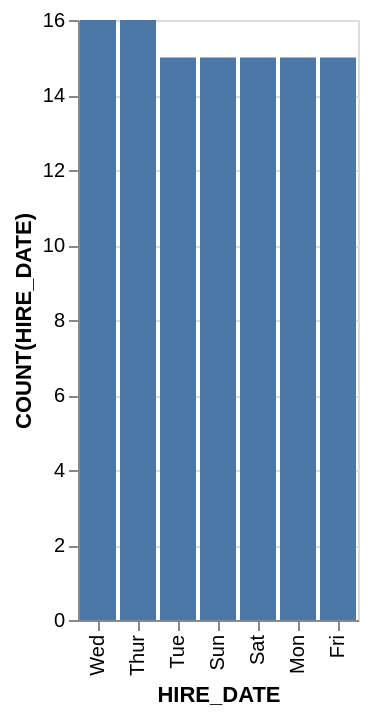

Vega-Lite specification stored for this chart:
### Vega-Lite specification from a JSON file in a GitHub repository (floating-point values rounded to 4 significant figures)
{"data": {"values": [{"x_data": "Wed", "y_data": 16}, {"x_data": "Thur", "y_data": 16}, {"x_data": "Tue", "y_data": 15}, {"x_data": "Sun", "y_data": 15}, {"x_data": "Sat", "y_data": 15}, {"x_data": "Mon", "y_data": 15}, {"x_data": "Fri", "y_data": 15}]}, "mark": "bar", "encoding": {"x": {"field": "x_data", "type": "nominal", "title": "HIRE_DATE", "sort": {"op": "sum", "field": "y_data", "order": "descending"}}, "y": {"field": "y_data", "type": "quantitative", "title": "COUNT(HIRE_DATE)"}}}
